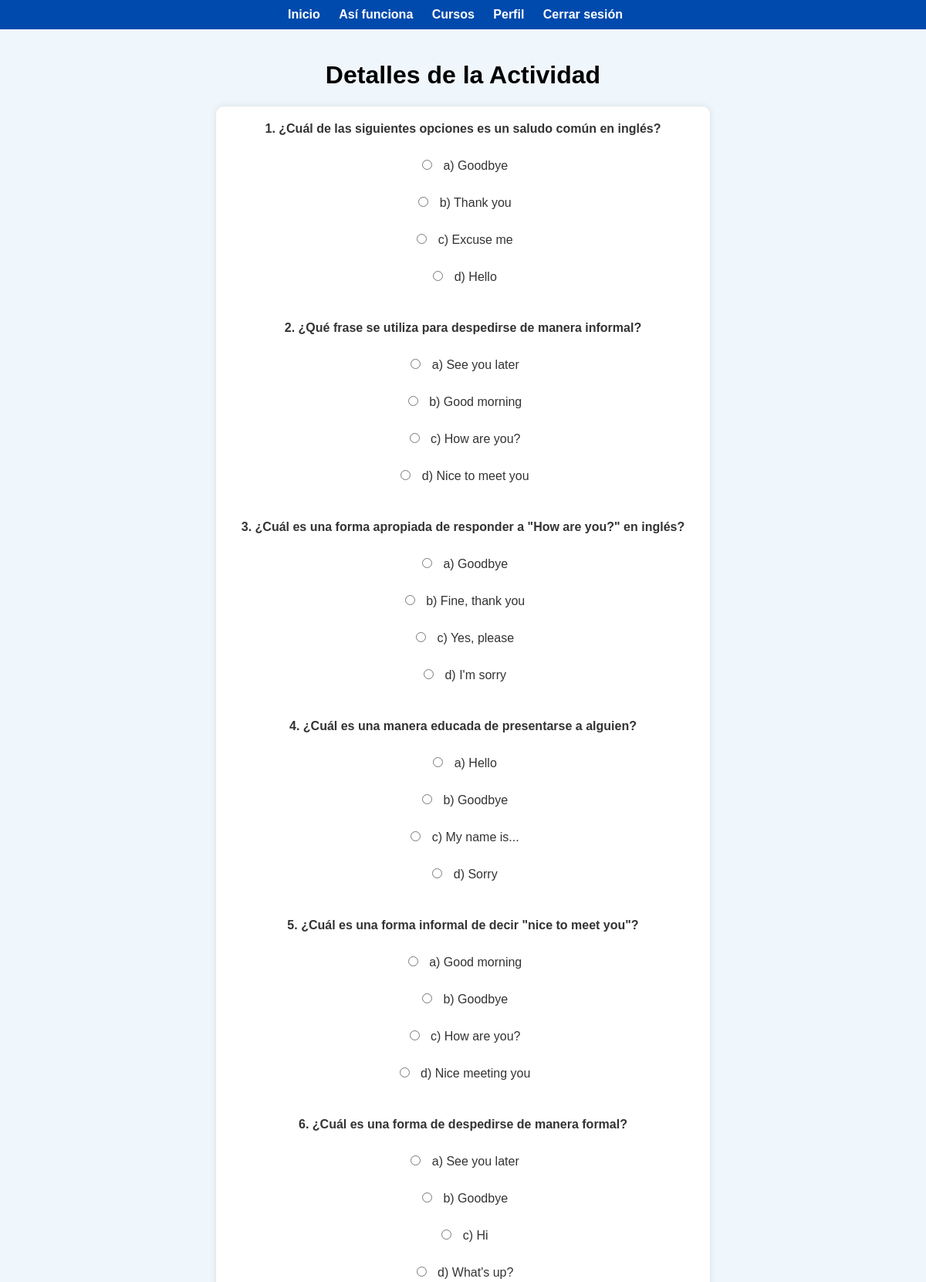
Page /activity/4/ (signed in, upper part) on the committed database.
### tutoria/models.py (models this page shows, shortened)
class Pregunta(models.Model):
    texto = models.TextField()
    idioma = models.CharField(max_length=50, default='n')
    activity = models.ForeignKey(Activity, on_delete=models.CASCADE, default=None, null=True)

class OpcionRespuesta(models.Model):
    texto = models.CharField(max_length=255)
    es_correcta = models.BooleanField(default=False)
    pregunta = models.ForeignKey(Pregunta, on_delete=models.CASCADE)

### tutoria/views.py (the view, shortened to what this page needs)
# urls.py: path('activity/<int:activity_id>/', views.activity_detail, name='activity_detail'),
@login_required
def activity_detail(request, activity_id):
    student = request.user.student
    activity = get_object_or_404(Activity, pk=activity_id)
    preguntas = Pregunta.objects.filter(activity=activity).prefetch_related('opcionrespuesta_set')
    pregunta_iterator = PreguntaIterator(preguntas)
    total_score = 0
    recomendaciones = Recomendacion.objects.filter(activity=activity)
    mostrar_recomendaciones = False
    if activity.score is not None and activity.score <= 50 and activity.id != 1:
        mostrar_recomendaciones = True
    if student.areas_mejora:
        student_activities = student.areas_mejora.split(", ")[:-1]
    else:
        student_activities = []
    return render(request, 'activity_detail.html', {'activity': activity, 'preguntas': pregunta_iterator, 'total_score': total_score, 'student_activities': student_activities, 'mostrar_recomendaciones': mostrar_recomendaciones, 'recomendaciones': recomendaciones})

### tutoria/models.py (called while the page is built)
    def obtener_lista_urls(self):
        return self.urls_material.split(',')

### tutoria/views.py (called while the page is built)
    def __next__(self):
        if self._index < len(self._preguntas):
            pregunta = self._preguntas[self._index]
            self._index += 1
            return pregunta
        raise StopIteration

### tutoria/templates/activity_detail.html (shortened to what this page needs)
<!DOCTYPE html>
<html lang="es">
<head>
</head>
<body>
    <div class="menu">
        <ul>
            <li><a href="{% url 'home' %}">Inicio</a></li>
            <li><a href="{% url 'about' %}">Así funciona</a></li>
            <li><a href="{% url 'courses' %}">Cursos</a></li>
            <li><a href="{% url 'profile' %}">Perfil</a></li>
            <li><a href="{% url 'logout' %}">Cerrar sesión</a></li>
        </ul>
    </div>
    <div class="content">
        <h1>Detalles de la Actividad</h1>
        <form method="post" class="evaluation-form" id="activity-form" data-url="{% url 'activity_detail' activity.id %}">
            {% for pregunta in preguntas %}
            <div class="question">
                <label><strong>{{ pregunta.texto }}</strong></label><br>
                {% for opcion in pregunta.opcionrespuesta_set.all %}
                <label class="option-label">
                    <input type="radio" name="question_{{ pregunta.id }}" value="{{ opcion.id }}">
                    {{ opcion.texto }}
                </label>
                <br>
                {% endfor %}
            </div>
            {% endfor %}
        </form>
    </div>
</body>
</html>

### tutoria/templates/activity_detail.html (style rules this page uses)
body { font-family: Arial, sans-serif; margin: 0; padding: 0; background-color: #f0f7fc; display: flex; flex-direction: column; min-height: 100vh; }
.menu { background-color: #004AAD; color: #fff; padding: 10px 0; text-align: center; }
.menu ul { list-style-type: none; margin: 0; padding: 0; }
.menu ul li { display: inline; margin-right: 20px; }
.menu ul li a { color: #fff; text-decoration: none; font-weight: bold; }
.content { padding: 20px; text-align: center; flex: 1; }
.evaluation-form { background-color: #ffffff; padding: 20px; border-radius: 10px; box-shadow: 0 0 10px rgba(0, 0, 0, 0.1); margin-bottom: 20px; max-width: 600px; margin: 0 auto; }
.question { margin-bottom: 20px; }
.question label { display: block; font-weight: bold; margin-bottom: 10px; color: #333; }
.question .option-label { font-weight: normal; }
.question input[type="radio"] { margin-right: 10px; }

### rows in the picture
Pregunta: texto "1. ¿Cuál de las siguientes opciones es un saludo común en inglés?"
OpcionRespuesta: texto "a) Goodbye"
OpcionRespuesta: texto "b) Thank you"
OpcionRespuesta: texto "c) Excuse me"
OpcionRespuesta: texto "d) Hello"
Pregunta: texto "2. ¿Qué frase se utiliza para despedirse de manera informal?"
OpcionRespuesta: texto "a) See you later"
OpcionRespuesta: texto "b) Good morning"
OpcionRespuesta: texto "c) How are you?"
OpcionRespuesta: texto "d) Nice to meet you"
Pregunta: texto "3. ¿Cuál es una forma apropiada de responder a \"How are you?\" en inglés?"
OpcionRespuesta: texto "a) Goodbye"
OpcionRespuesta: texto "b) Fine, thank you"
OpcionRespuesta: texto "c) Yes, please"
OpcionRespuesta: texto "d) I'm sorry"
Pregunta: texto "4. ¿Cuál es una manera educada de presentarse a alguien?"
OpcionRespuesta: texto "a) Hello"
OpcionRespuesta: texto "b) Goodbye"
OpcionRespuesta: texto "c) My name is..."
OpcionRespuesta: texto "d) Sorry"
Pregunta: texto "5. ¿Cuál es una forma informal de decir \"nice to meet you\"?"
OpcionRespuesta: texto "a) Good morning"
OpcionRespuesta: texto "b) Goodbye"
OpcionRespuesta: texto "c) How are you?"
OpcionRespuesta: texto "d) Nice meeting you"
Pregunta: texto "6. ¿Cuál es una forma de despedirse de manera formal?"
OpcionRespuesta: texto "a) See you later"
OpcionRespuesta: texto "b) Goodbye"
OpcionRespuesta: texto "c) Hi"
OpcionRespuesta: texto "d) What's up?"
